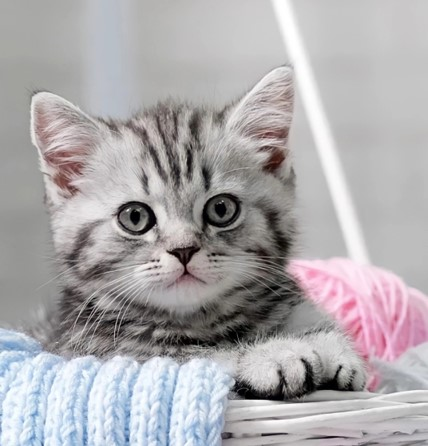
#> input picture Photos/image44.jpg, 428 x 446 px, found by its file name
$ python Smoothing.py
#> lines starting #> are read from the running program, lines starting #| are printed output that depends on the picture
from PIL import Image
import operator
import cv2
import numpy
import matplotlib.pyplot as plt

gamma = 1.8  # a parameter
n=7
img = cv2.imread("Photos\image44.jpg")
#> img is the input picture: shape (446, 428, 3); mean B, G, R 172.8, 170.2, 173.2
def Convertgrey(input_image):
    [nx, ny, nz] = numpy.shape(input_image)  # nx: height, ny: width, nz: colors (RGB)
#> nx = 446; ny = 428; nz = 3
    # إستخراج كل لون في مصفوفة منفردة
    r_img, g_img, b_img = input_image[:, :, 0], input_image[:, :, 1], input_image[:, :, 2]
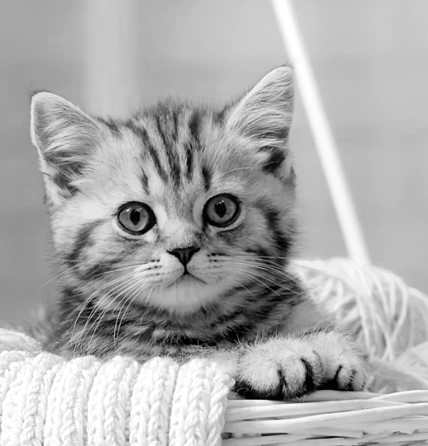
#> r_img: shape (446, 428); min 0, max 255, mean 172.8
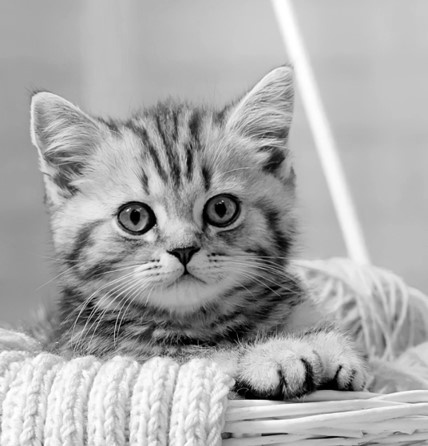
#> g_img: shape (446, 428); min 0, max 255, mean 170.2
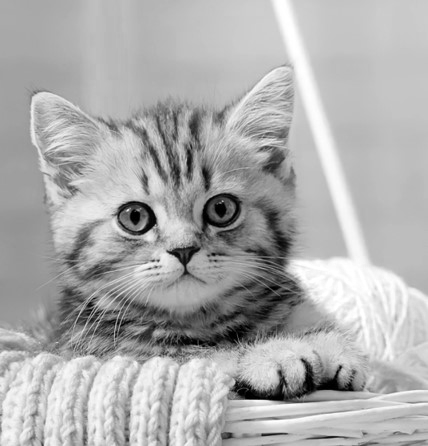
#> b_img: shape (446, 428); min 0, max 255, mean 173.2

    # عملية تحويل صورة الألون إلى صورة رمادية
    #gamma = 1.9  # a parameter
    r_const, g_const, b_const = 0.2126, 0.7152, 0.0722  # على التوالي RGB أوزان مكونات التحويل للصورة
    grayscale_image = r_const * r_img ** gamma + g_const * g_img ** gamma + b_const * b_img ** gamma
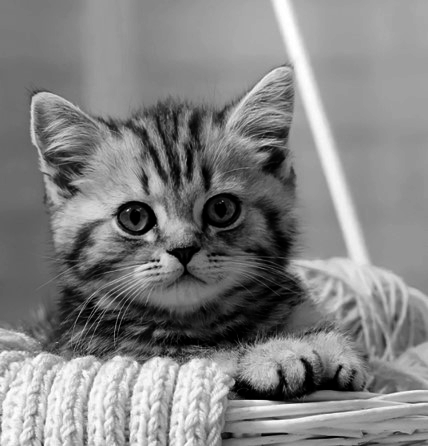
#> grayscale_image: shape (446, 428) float64; min 0, max 21467, mean 11080.2; drawn with min black and max white
    return grayscale_image

# [43 lines left out: functions square_matrix, MeanBlur, not called in this run]


def median_filter(data, filter_size):
#> called with filter_size = 3
    temp = []
    indexer = filter_size // 2
    data_final = []
    data_final = numpy.zeros((len(data),len(data[0])))
#> data_final: shape (446, 428) float64; every value is 0
    for i in range(len(data)):

        for j in range(len(data[0])):

            for z in range(filter_size):
                if i + z - indexer < 0 or i + z - indexer > len(data) - 1:
                    for c in range(filter_size):
                        temp.append(0)
                else:
                    if j + z - indexer < 0 or j + indexer > len(data[0]) - 1:
                        temp.append(0)
                    else:
                        for k in range(filter_size):
                            temp.append(data[i + z - indexer][j + k - indexer])

            temp.sort()
            data_final[i][j] = temp[len(temp) // 2]
            temp = []
    return data_final


img=Convertgrey(img)
img=median_filter(img,3)
# img=cv2.cvtColor(img,cv2.COLOR_GRAY2RGB)
plt.figure(figsize=(n,n))
plt.imshow(img, cmap='gray')
plt.axis('off')
plt.show()
cv2.waitKey(0)

$ run again, with Photos/image2.jpg copied over Photos/image44.jpg
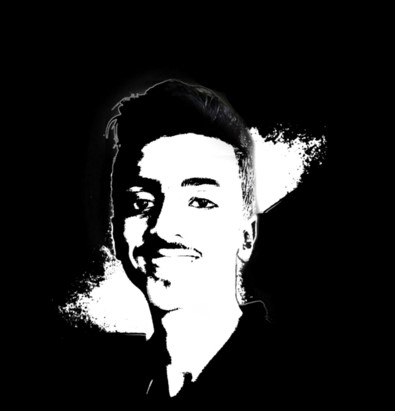
#> input picture Photos/image2.jpg, 395 x 411 px, found by its file name
#> img is the input picture: shape (411, 395, 3); mean B, G, R 43.7, 43.6, 43.6
#> in Convertgrey, `grayscale_image = r_const * r_img ** gamma + g_const * g_img ** gamma ..`:
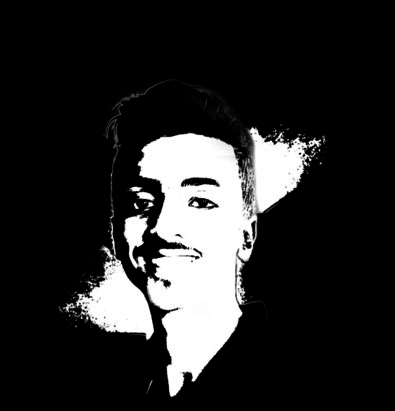
#> grayscale_image: shape (411, 395) float64; min 0, max 21467, mean 3466.8; drawn with min black and max white

$ run again, with Photos/CROP.jpg copied over Photos/image44.jpg
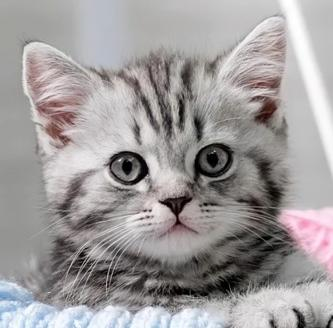
#> input picture Photos/CROP.jpg, 333 x 328 px, found by its file name
#> img is the input picture: shape (328, 333, 3); mean B, G, R 155.8, 155.5, 159.3
#> in Convertgrey, `r_img, g_img, b_img = input_image[:, :, 0], input_image[:, :, 1], inpu..`:
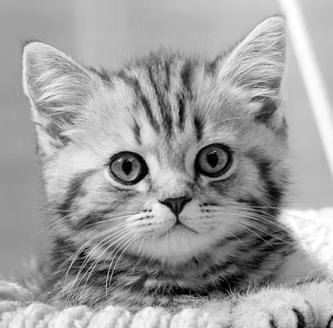
#> b_img: shape (328, 333); min 0, max 255, mean 159.3
#> in Convertgrey, `grayscale_image = r_const * r_img ** gamma + g_const * g_img ** gamma ..`:
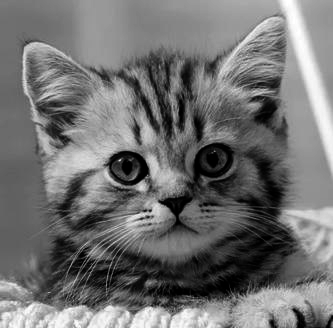
#> grayscale_image: shape (328, 333) float64; min 0, max 21467, mean 9560.8; drawn with min black and max white
